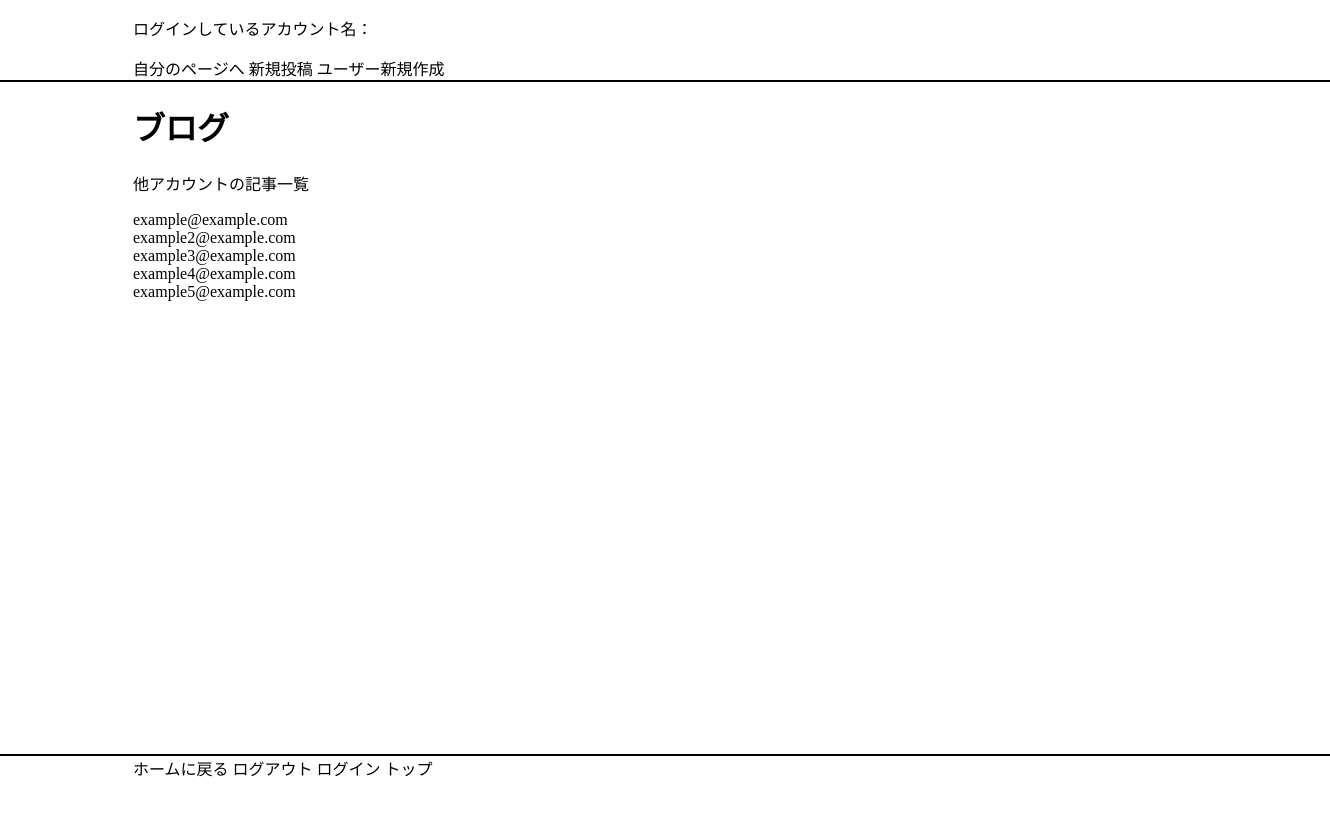
Page /blog/index/ on the earlier database version.
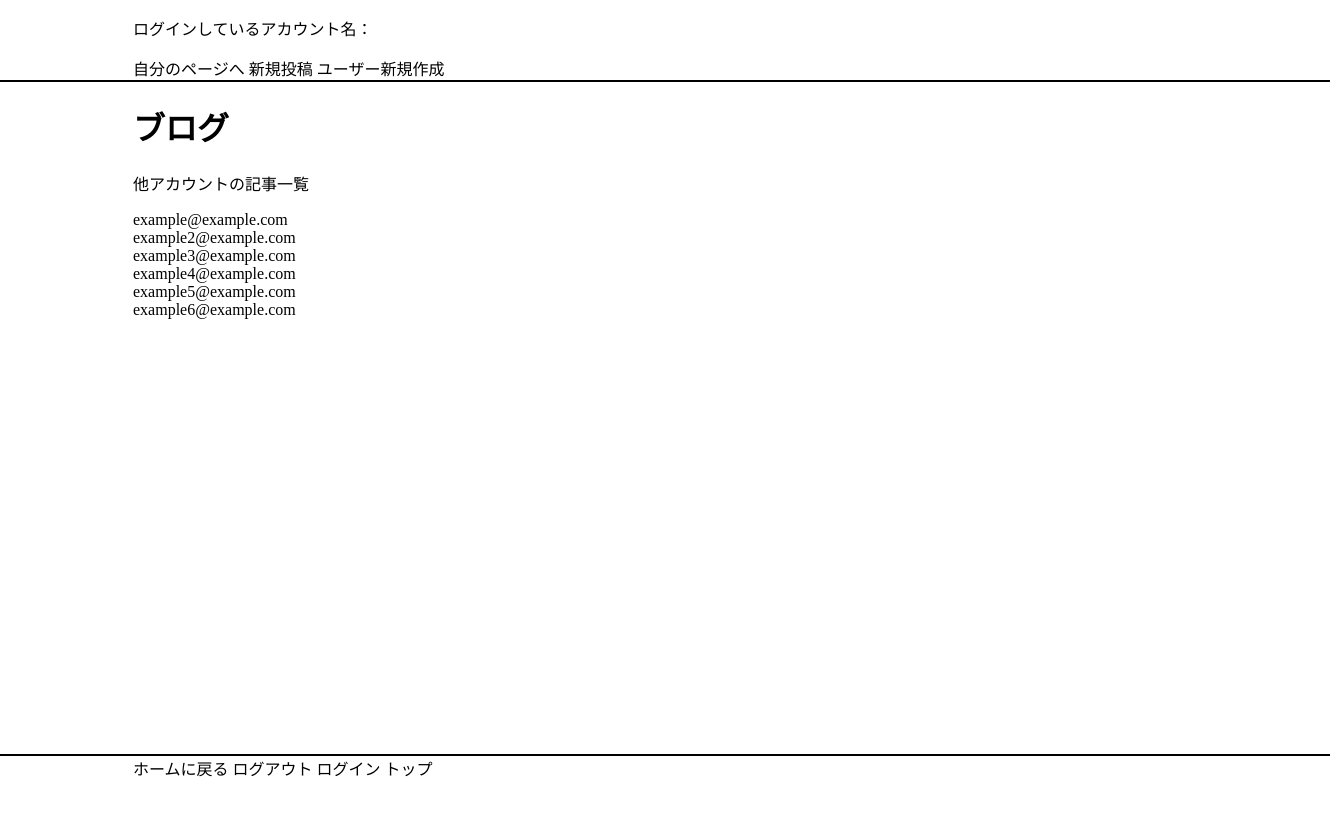
Same page on the later database version.
### users/models.py (models this page shows, shortened)
class User(AbstractBaseUser, PermissionsMixin):
    username_validator = UnicodeUsernameValidator()
    id = models.UUIDField(primary_key=True, default=uuid.uuid4, editable=False)
    username = models.CharField(_("username"), max_length=50, validators=[username_validator], blank=False)
    email = models.EmailField(
        verbose_name='email address',
        max_length=255,
        unique=True,
    )
    is_staff = models.BooleanField(
        _("staff status"),
        default=False,
        help_text=_("Designates whether the user can log into this admin site."),
    )
    is_active = models.BooleanField(
        _("active"),
        default=True,
        help_text=_(
            "Designates whether this user should be treated as active. "
            "Unselect this instead of deleting accounts."
        ),
    )
    date_joined = models.DateTimeField(_("date joined"), default=timezone.now)
    objects = UserManager()
    EMAIL_FIELD = "email"
    USERNAME_FIELD = 'email'
    REQUIRED_FIELDS = ['username'] # Email & Password are required by default.
    class Meta:
        verbose_name = _("user")
        verbose_name_plural = _("users")

### blog_app/views.py (the view)
# urls.py: path('index/', views.index_view.as_view(), name='index'),
class index_view(TemplateView):
    template_name="index.html"
    def get_context_data(self, **kwargs):
        ctxt = super().get_context_data()
        ctxt["user_list"] = User.objects.all()
        return ctxt

### templates/index.html
{% extends '_base.html' %}
{% block main %}
<h1>ブログ</h1>
<div>
    <p>他アカウントの記事一覧</p>
    <div>
    {% for i in user_list %}
        {% if i.id == user.id %}
        {% else %}
        <a href="{% url 'home_page' i.pk %}">{{ i.email }}</a><br>
        {% endif %}
    {% endfor %}
    </div>
</div>
{% endblock %}

Differences in the rows shown:
added User: email "example6@example.com"
